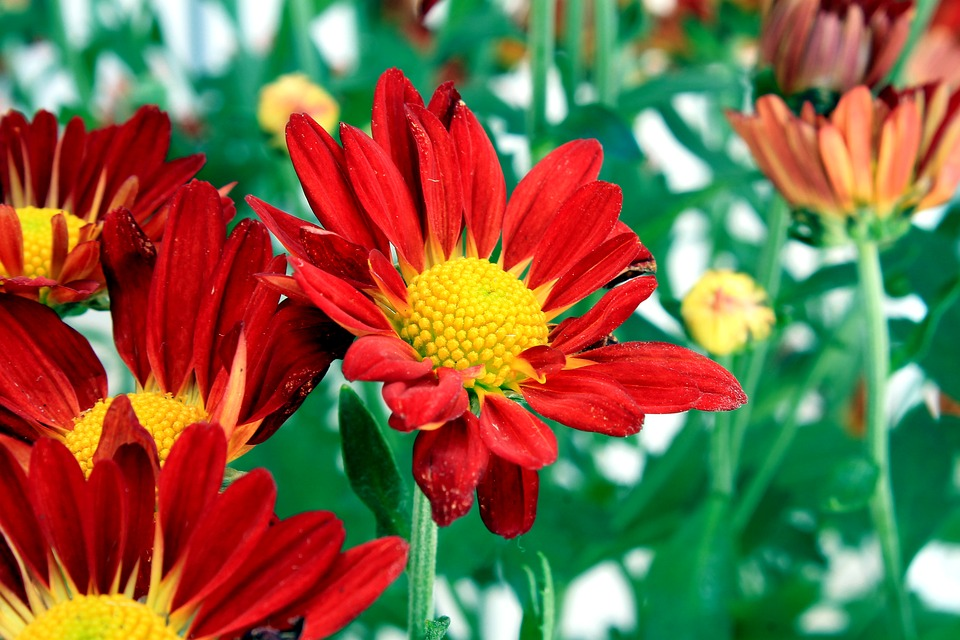
#> input picture xu li anh bai tap lon/images/flowers.jpg, 960 x 640 px, given in place of flowers.png, which was not available
$ python Affine_Transformation.py
#> lines starting #> are read from the running program, lines starting #| are printed output that depends on the picture; pictures that were not available may be replaced by others from this repository, and a replacement may not be noted
import cv2
import numpy as np
import matplotlib.pyplot as plt

# Đọc hình ảnh
image = cv2.imread(r'C:\Users\hoang\Desktop\file code\xu ly anh\xu li anh bai tap lon\images\flowers.png')
#> image is the input picture: shape (640, 960, 3); mean B, G, R 67.5, 101.9, 125.9
image_rgb = cv2.cvtColor(image, cv2.COLOR_BGR2RGB)

# Kích thước hình ảnh
rows, cols, ch = image.shape
#> rows = 640; cols = 960; ch = 3

# Xác định 3 điểm gốc và điểm đích
pts1 = np.float32([[50, 50], [200, 50], [50, 200]])
pts2 = np.float32([[10, 100], [200, 50], [100, 250]])

# Tính toán ma trận biến đổi affine
M = cv2.getAffineTransform(pts1, pts2)

# Áp dụng biến đổi affine
affine_transformed = cv2.warpAffine(image_rgb, M, (cols, rows))
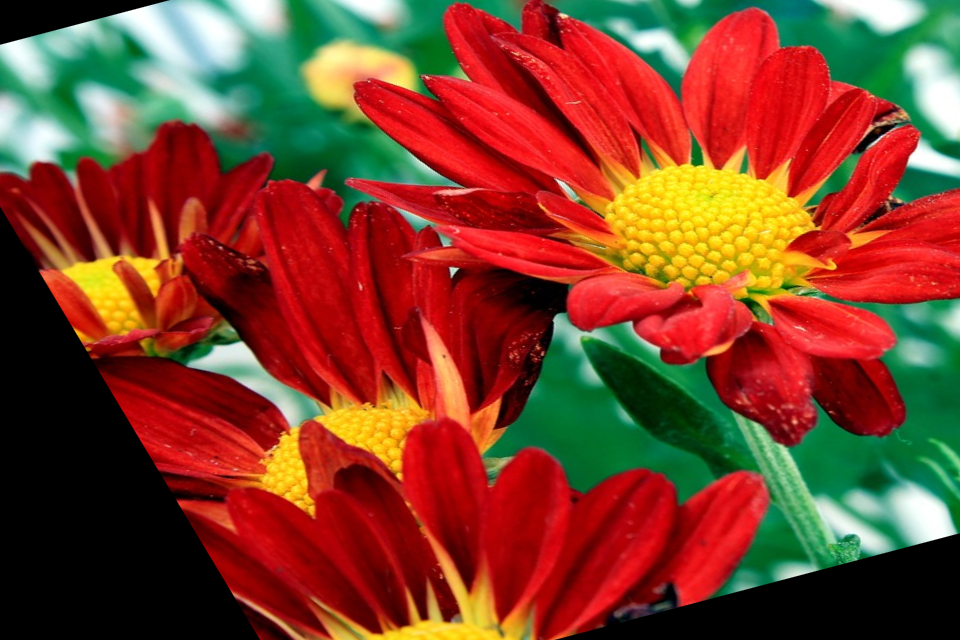
#> affine_transformed: shape (640, 960, 3); mean R, G, B 127.1, 64.4, 41.8

# Hiển thị hình ảnh
plt.figure(figsize=(12, 6))

plt.subplot(1, 2, 1)
plt.title("Hình ảnh gốc")
plt.imshow(image_rgb)
plt.axis('off')

plt.subplot(1, 2, 2)
plt.title("Affine Transformation")
plt.imshow(affine_transformed)
plt.axis('off')

plt.show()
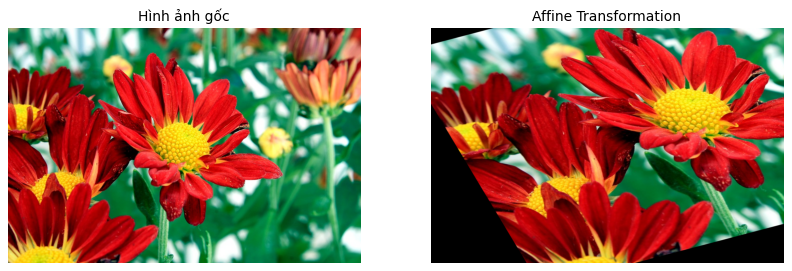
#> figure drawn by matplotlib, 2 panels

$ run again, with xu li anh bai tap lon/images/aero.jpg copied over xu li anh bai tap lon/images/flowers.jpg
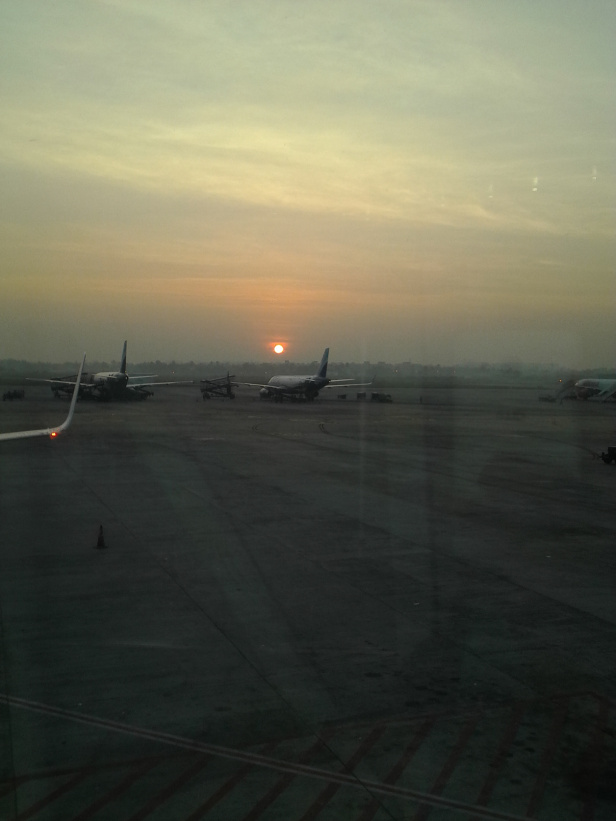
#> input picture xu li anh bai tap lon/images/aero.jpg, 616 x 821 px, given in place of flowers.png, which was not available
#> image is the input picture: shape (821, 616, 3); mean B, G, R 80.1, 97, 96.6
#> `affine_transformed = cv2.warpAffine(image_rgb, M, (cols, rows))`:
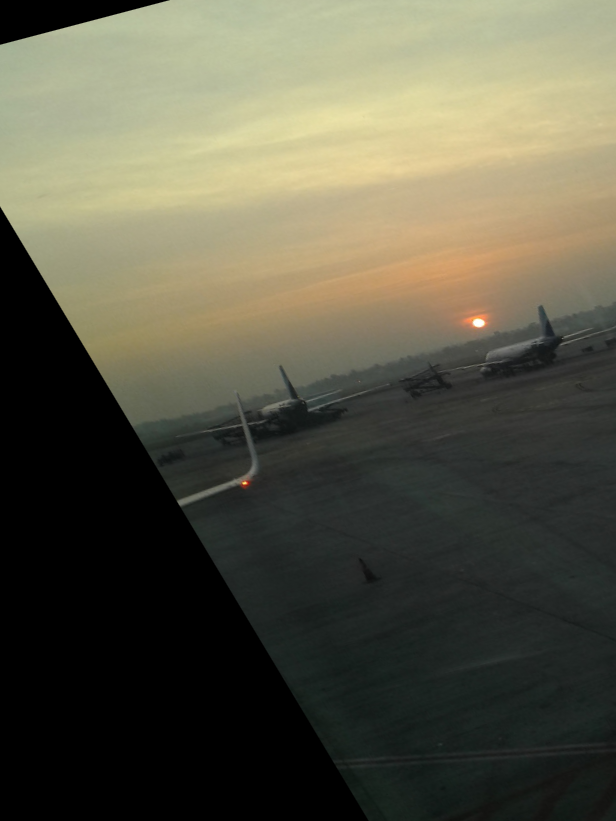
#> affine_transformed: shape (821, 616, 3); mean R, G, B 90.4, 88.6, 71.8
#> `plt.show()`:
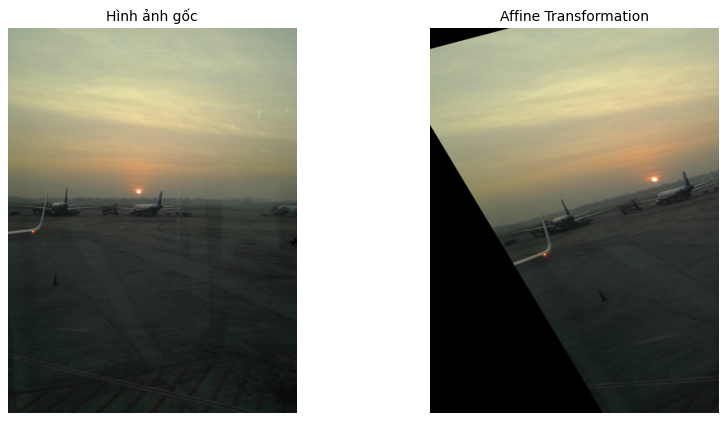
#> figure drawn by matplotlib, 2 panels
